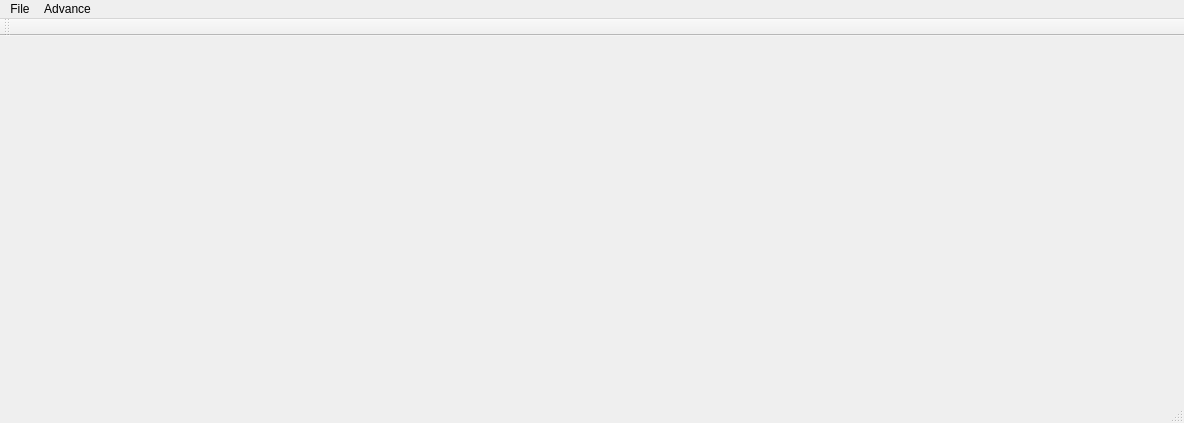
<?xml version="1.0" encoding="UTF-8"?>
<ui version="4.0">
 <class>MainWindow</class>
 <widget class="QMainWindow" name="MainWindow">
  <property name="geometry">
   <rect>
    <x>0</x>
    <y>0</y>
    <width>1184</width>
    <height>423</height>
   </rect>
  </property>
  <property name="windowTitle">
   <string>SharpEar</string>
  </property>
  <widget class="QWidget" name="centralWidget"/>
  <widget class="QMenuBar" name="menuBar">
   <property name="geometry">
    <rect>
     <x>0</x>
     <y>0</y>
     <width>1184</width>
     <height>21</height>
    </rect>
   </property>
   <widget class="QMenu" name="menuFile">
    <property name="title">
     <string>File</string>
    </property>
    <addaction name="separator"/>
   </widget>
   <widget class="QMenu" name="menuAdvance">
    <property name="title">
     <string>Advance</string>
    </property>
    <addaction name="actionFocusSelect"/>
    <addaction name="actionPulse"/>
    <addaction name="actionSpeakerTracking"/>
    <addaction name="actionScripting_Console"/>
   </widget>
   <addaction name="menuFile"/>
   <addaction name="menuAdvance"/>
  </widget>
  <widget class="QToolBar" name="mainToolBar">
   <attribute name="toolBarArea">
    <enum>TopToolBarArea</enum>
   </attribute>
   <attribute name="toolBarBreak">
    <bool>false</bool>
   </attribute>
  </widget>
  <widget class="QStatusBar" name="statusBar"/>
  <action name="actionFocusSelect">
   <property name="text">
    <string>FocusSelect</string>
   </property>
  </action>
  <action name="actionPulse">
   <property name="text">
    <string>Pulse</string>
   </property>
  </action>
  <action name="actionSpeakerTracking">
   <property name="checkable">
    <bool>true</bool>
   </property>
   <property name="text">
    <string>SpeakerTracking</string>
   </property>
  </action>
  <action name="actionScripting_Console">
   <property name="text">
    <string>Scripting Console</string>
   </property>
  </action>
 </widget>
 <layoutdefault spacing="6" margin="11"/>
 <resources/>
 <connections/>
</ui>
